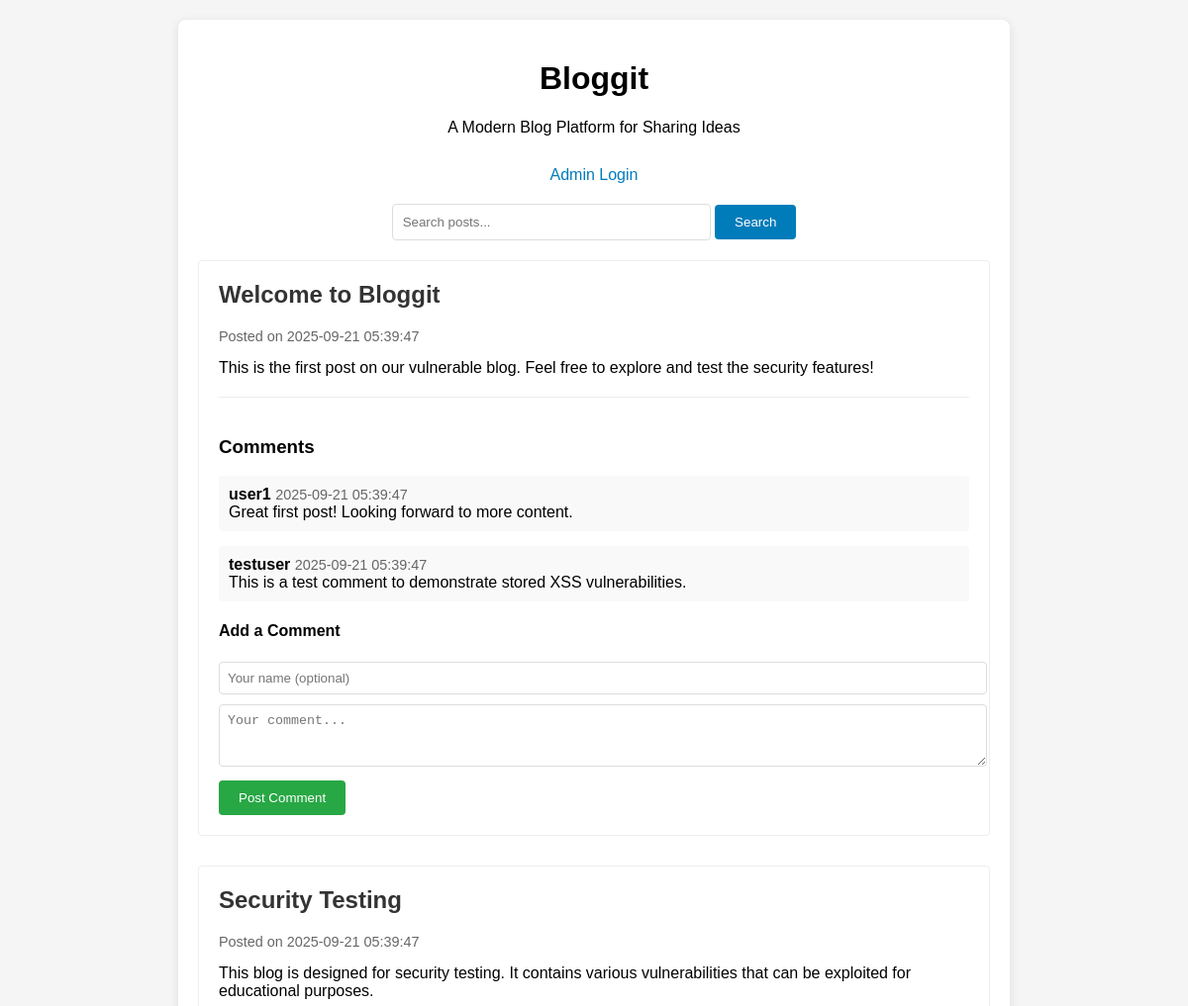
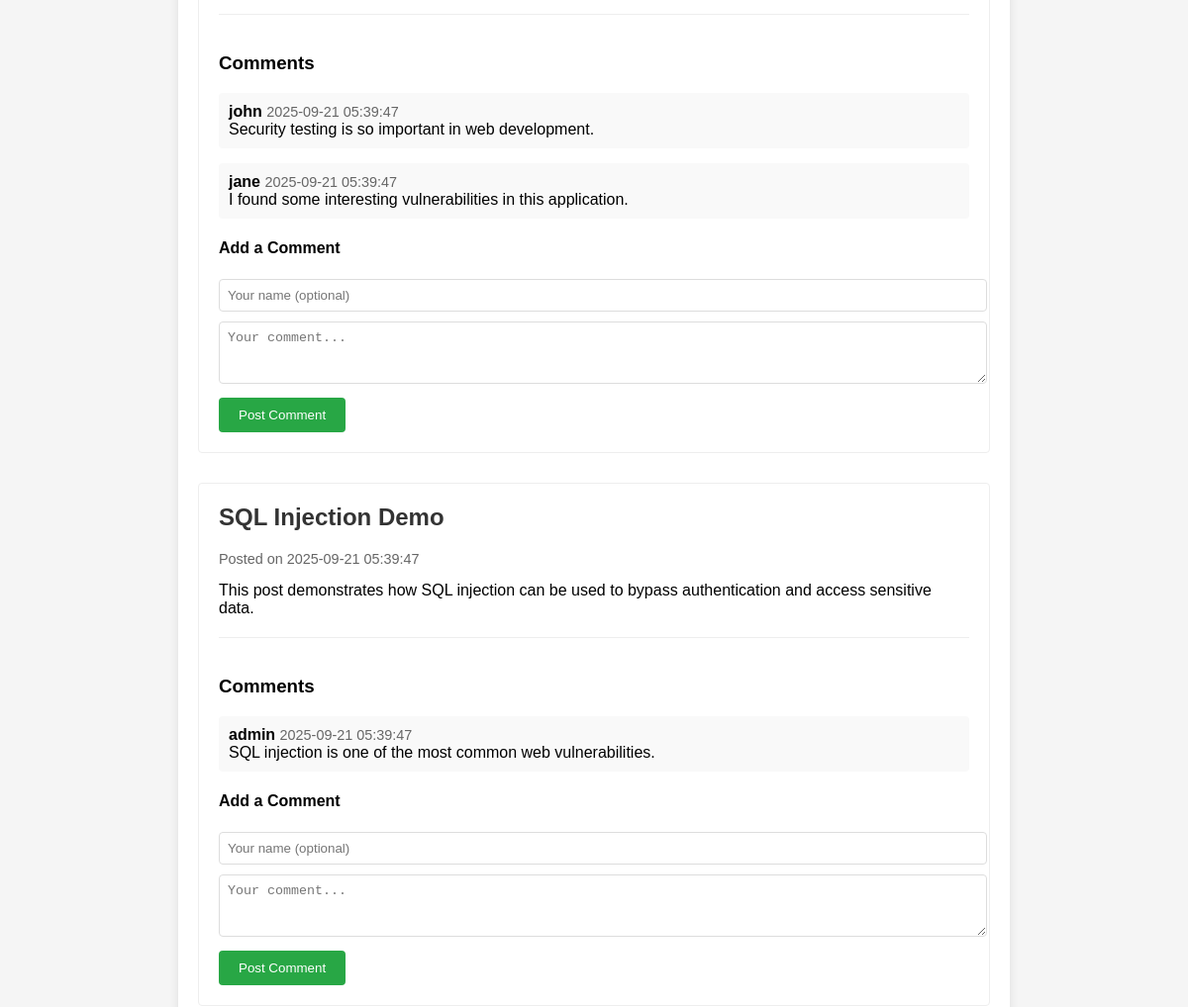
Before: / (upper part) with the older database file (2 pictures, top to bottom).
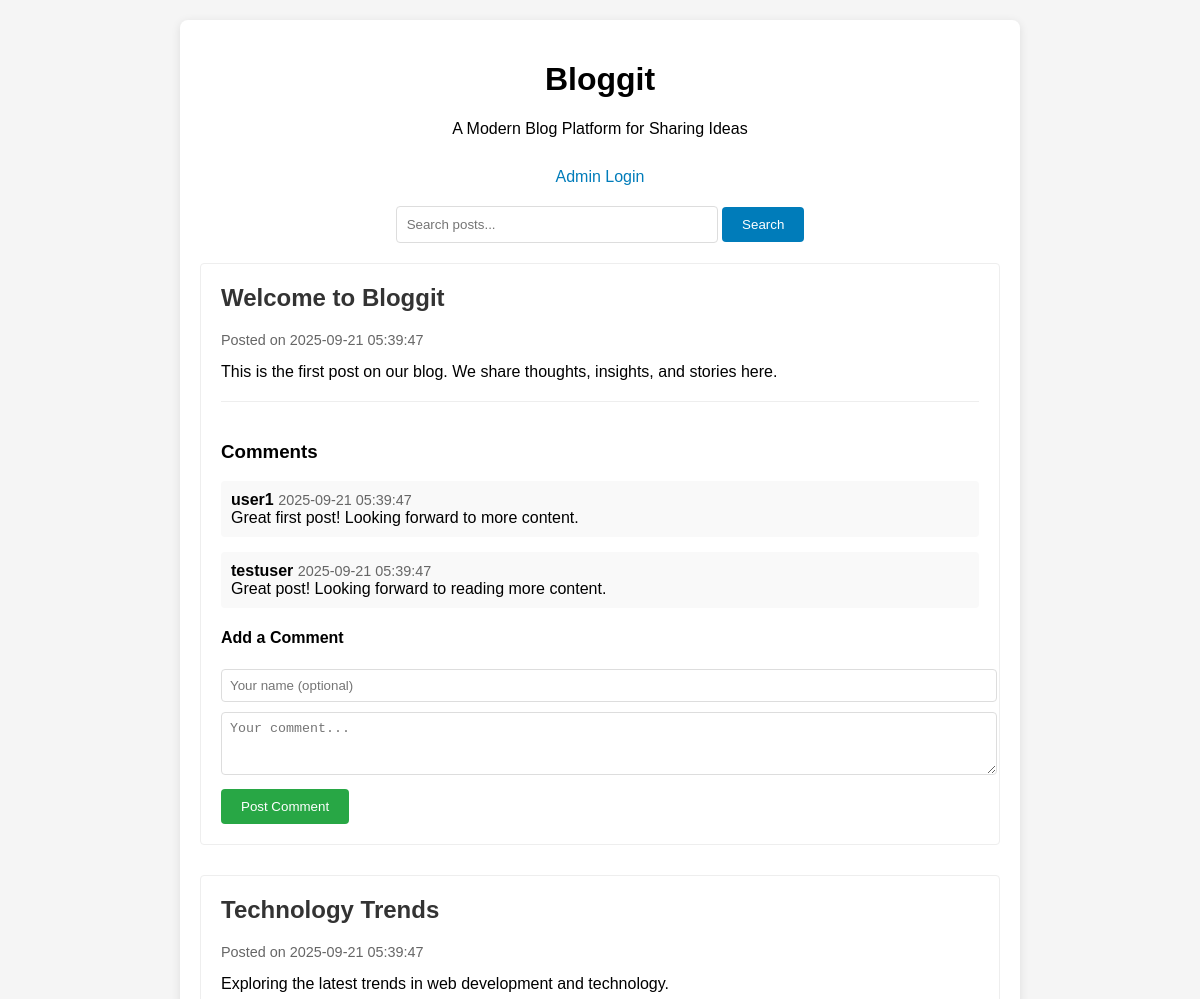
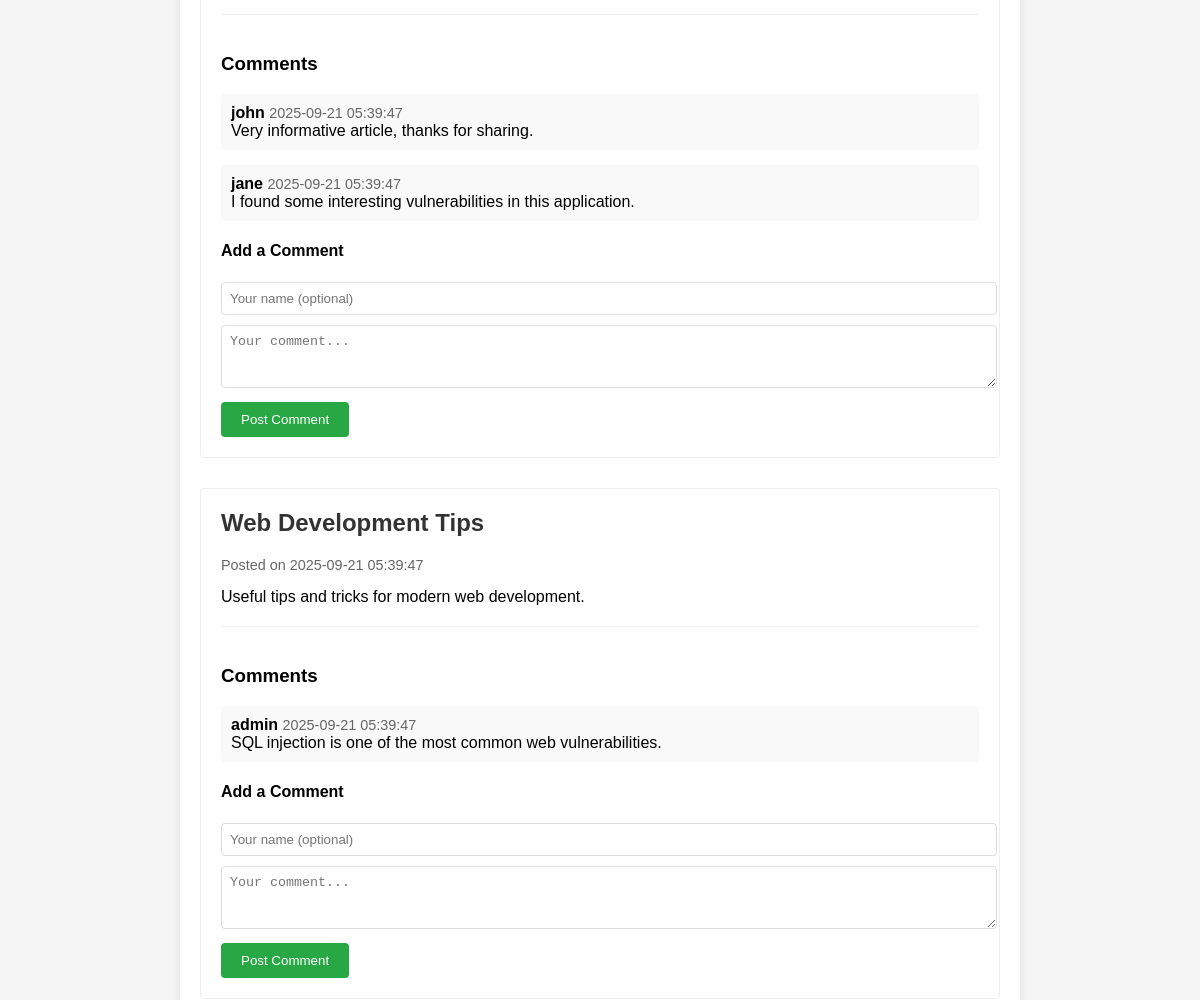
After: the same page with the newer database file (2 pictures, top to bottom).
### tables this page shows
CREATE TABLE IF NOT EXISTS posts (
    id INT AUTO_INCREMENT PRIMARY KEY,
    title VARCHAR(255) NOT NULL,
    content TEXT NOT NULL,
    created_at TIMESTAMP DEFAULT CURRENT_TIMESTAMP
);

CREATE TABLE IF NOT EXISTS comments (
    id INT AUTO_INCREMENT PRIMARY KEY,
    post_id INT NOT NULL,
    comment_text TEXT NOT NULL,
    author VARCHAR(100) DEFAULT 'Anonymous',
    created_at TIMESTAMP DEFAULT CURRENT_TIMESTAMP,
    FOREIGN KEY (post_id) REFERENCES posts(id) ON DELETE CASCADE
);

### index.php (the view, shortened to what this page needs)
<?php
require_once 'config.php';
$search_query = '';
$posts = array();
if (isset($_GET['search']) && !empty($_GET['search'])) {
    $search_query = $_GET['search'];
    $sql = "SELECT * FROM posts WHERE title LIKE '%" . $search_query . "%' OR content LIKE '%" . $search_query . "%'";
    $result = $conn->query($sql);
    if ($result && $result->num_rows > 0) {
        while ($row = $result->fetch_assoc()) {
            $posts[] = $row;
        }
    }
} else {
    $sql = "SELECT * FROM posts ORDER BY created_at DESC";
    $result = $conn->query($sql);
    if ($result && $result->num_rows > 0) {
        while ($row = $result->fetch_assoc()) {
            $posts[] = $row;
        }
    }
}
?>
<!DOCTYPE html>
<html lang="en">
<head>
</head>
<body>
    <div class="container">
        <div class="header">
            <h1>Bloggit</h1>
            <p>A Modern Blog Platform for Sharing Ideas</p>
        </div>
        <div class="login-link">
            <a href="login.php">Admin Login</a>
        </div>
        <div class="search-form">
            <form method="GET">
                <input type="text" name="search" placeholder="Search posts..." value="<?php echo htmlspecialchars($search_query); ?>">
                <button type="submit">Search</button>
            </form>
        </div>
        <?php if (empty($posts)): ?>
            <p>No posts found.</p>
        <?php else: ?>
            <?php foreach ($posts as $post): ?>
                <div class="post">
                    <h2><?php echo htmlspecialchars($post['title']); ?></h2>
                    <div class="post-meta">
                        Posted on <?php echo $post['created_at']; ?>
                    </div>
                    <div class="post-content">
                        <?php echo nl2br(htmlspecialchars($post['content'])); ?>
                    </div>
                    <div class="comments">
                        <h3>Comments</h3>
                        <?php
                        $comment_sql = "SELECT * FROM comments WHERE post_id = " . $post['id'] . " ORDER BY created_at DESC";
                        $comment_result = $conn->query($comment_sql);
                        if ($comment_result && $comment_result->num_rows > 0):
                        ?>
                            <?php while ($comment = $comment_result->fetch_assoc()): ?>
                                <div class="comment">
                                    <strong><?php echo htmlspecialchars($comment['author']); ?></strong>
                                    <span style="color: #666; font-size: 0.9em;"><?php echo $comment['created_at']; ?></span>
                                    <div><?php echo $comment['comment_text']; ?></div>
                                </div>
                            <?php endwhile; ?>
                        <?php else: ?>
                            <p>No comments yet.</p>
                        <?php endif; ?>
                        <div class="comment-form">
                            <h4>Add a Comment</h4>
                            <form method="POST">
                                <input type="text" name="author" placeholder="Your name (optional)" maxlength="100">
                                <textarea name="comment" placeholder="Your comment..." rows="3" required></textarea>
                                <button type="submit">Post Comment</button>
                            </form>
                        </div>
                    </div>
                </div>
            <?php endforeach; ?>
        <?php endif; ?>
    </div>
</body>
</html>

### index.php (style rules this page uses)
body { font-family: Arial, sans-serif; margin: 0; padding: 20px; background-color: #f5f5f5; }
.container { max-width: 800px; margin: 0 auto; background: white; padding: 20px; border-radius: 8px; box-shadow: 0 2px 10px rgba(0,0,0,0.1); }
.header { text-align: center; margin-bottom: 30px; }
.search-form { margin-bottom: 20px; text-align: center; }
.search-form input { padding: 10px; width: 300px; border: 1px solid #ddd; border-radius: 4px; }
.search-form button { padding: 10px 20px; background: #007cba; color: white; border: none; border-radius: 4px; cursor: pointer; }
.post { margin-bottom: 30px; padding: 20px; border: 1px solid #eee; border-radius: 4px; }
.post h2 { color: #333; margin-top: 0; }
.post-meta { color: #666; font-size: 0.9em; margin-bottom: 15px; }
.comments { margin-top: 20px; padding-top: 20px; border-top: 1px solid #eee; }
.comment { margin-bottom: 15px; padding: 10px; background: #f9f9f9; border-radius: 4px; }
.comment-form { margin-top: 20px; }
.comment-form input, .comment-form textarea { width: 100%; padding: 8px; margin-bottom: 10px; border: 1px solid #ddd; border-radius: 4px; }
.comment-form button { background: #28a745; color: white; padding: 10px 20px; border: none; border-radius: 4px; cursor: pointer; }
.login-link { text-align: center; margin-bottom: 20px; }
.login-link a { color: #007cba; text-decoration: none; }

Changed rows visible on the page:
changed posts "Welcome to Bloggit": content "This is the first post on our vulnerable blog. Feel free to explore and test the security features!" → "This is the first post on our blog. We share thoughts, insights, and stories here."
changed comments "testuser": comment_text "This is a test comment to demonstrate stored XSS vulnerabilities." → "Great post! Looking forward to reading more content."
changed posts: title "Security Testing" → "Technology Trends"; content "This blog is designed for security testing. It contains various vulnerabilities that can be exploited for educational purposes." → "Exploring the latest trends in web development and technology."
changed comments "john": comment_text "Security testing is so important in web development." → "Very informative article, thanks for sharing."
changed posts: title "SQL Injection Demo" → "Web Development Tips"; content "This post demonstrates how SQL injection can be used to bypass authentication and access sensitive data." → "Useful tips and tricks for modern web development."
